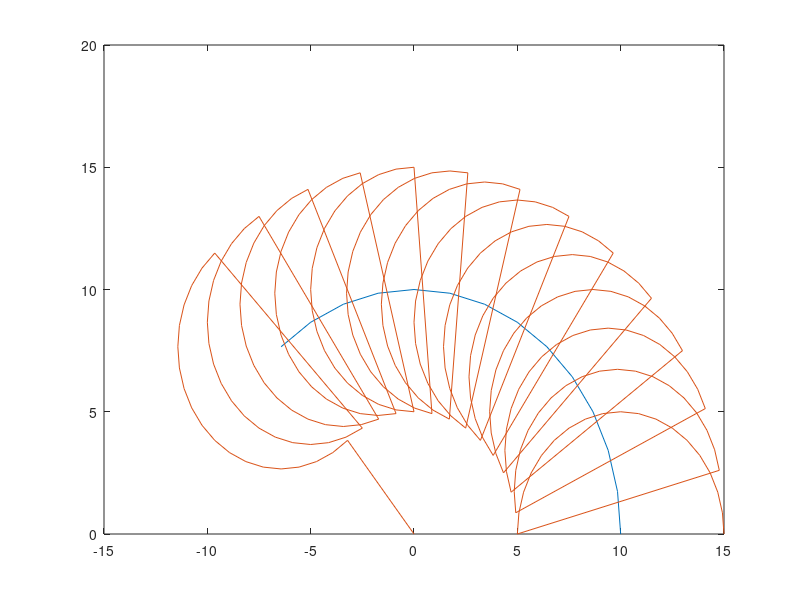

The MATLAB source for this figure:
function [  ] = forward_kinematics(  )

l1=10;  l2=5;   l3=2;
theta1=0:10:135;
theta2=0:10:180;
theta3=0:10:180;


x1=zeros(1,length(theta1));
y1=zeros(1,length(theta1));

x2=zeros(1,length(theta1)*length(theta2));
y2=zeros(1,length(theta1)*length(theta2));

x2=zeros(1,length(theta1)*length(theta2)*length(theta3));
y2=zeros(1,length(theta1)*length(theta2)*length(theta3));

itr=0;
itr2=0;
for i1=1:1:length(theta1) 
    x1(i1)=l1*cosd(theta1(i1)) ;
    y1(i1)=l1*sind(theta1(i1)) ;
    
    
    for i2=1:1:length(theta2)    
        x2(i2+(length(theta2)*itr))=x1(i1) + l2*cosd(theta1(i1)+theta2(i2));
        y2(i2+(length(theta2)*itr))=y1(i1) + l2*sind(theta1(i1)+theta2(i2));
        
%         for i3=1:1:length(theta3)
%             xidx=i3+(length(theta3)*itr2);
%             yidx=i3+(length(theta3)*itr2);
%             x3(xidx)= x2(i2) + l3*cosd(theta1(i1)+theta2(i2)+theta3(i3));
%             y3(yidx)= y2(i2) + l3*sind(theta1(i1)+theta2(i2)+theta3(i3));
%         
%         end
%         itr2=itr2+1;
    end
    itr=itr+1;
end

plot(x1,y1,'-',x2,y2,'-');

%line([zeros(length(x1)); x1],[zeros(length(y1));y1]);

%x=l1*cosd(theta1)+ l2*cosd(theta1+theta2)+l3*cosd(theta1+theta2+theta3);
%y=l1*sind(theta1)+ l2*sind(theta1+theta2)+l3*sind(theta1+theta2+theta3);
%plot(x,y)
end

